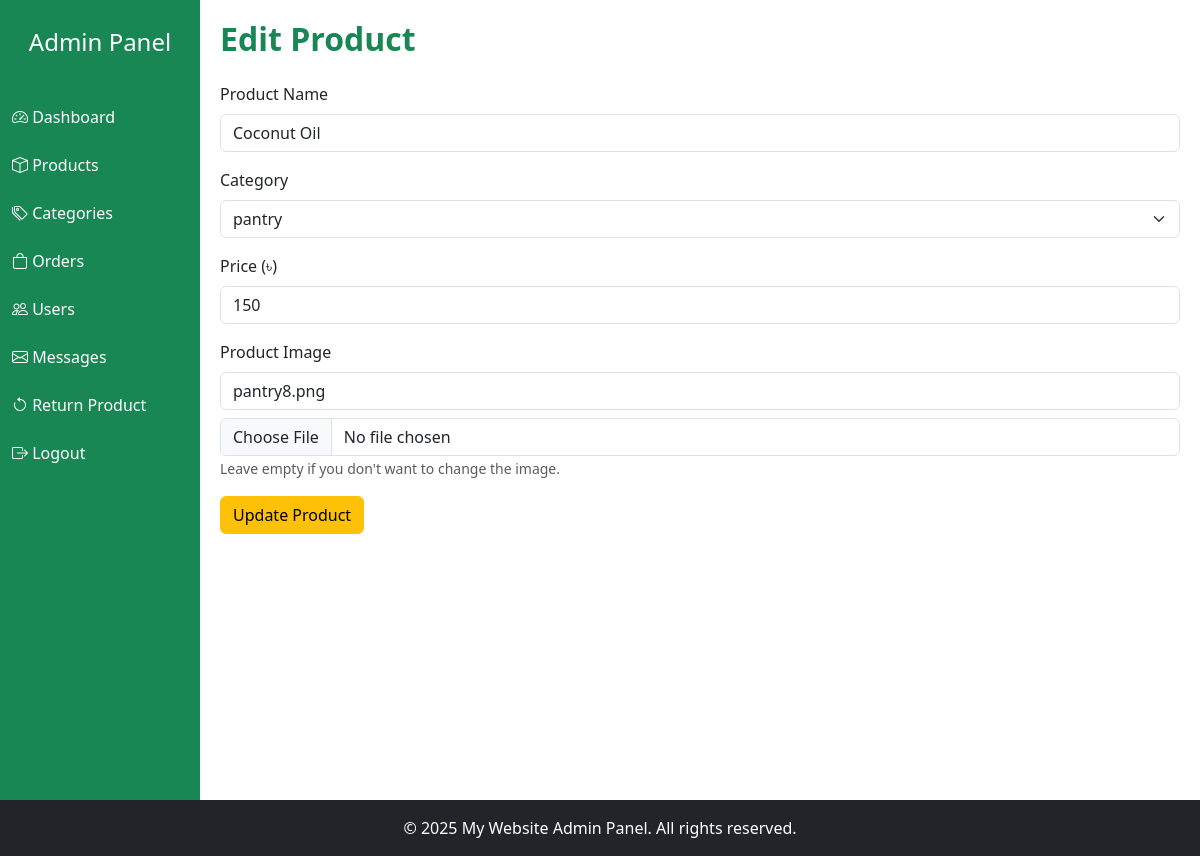
Page /admin/edit_product.php?id=65 on the committed database.
### tables this page shows
CREATE TABLE `products` (
  `id` int(100) NOT NULL,
  `name` varchar(100) NOT NULL,
  `category_id` int(20) DEFAULT NULL,
  `details` varchar(500) NOT NULL,
  `price` int(100) NOT NULL,
  `image` varchar(100) NOT NULL
);

CREATE TABLE `category` (
  `id` int(11) NOT NULL,
  `cat_title` text NOT NULL,
  `image` varchar(255) DEFAULT NULL
);

### admin/edit_product.php (the view, shortened to what this page needs)
<?php
include '../db_connect.php';
include 'includes/header.php';
$id = $_GET['id'];
$product = mysqli_fetch_assoc(mysqli_query($conn, "SELECT * FROM products WHERE id='$id'"));
$categories = mysqli_query($conn, "SELECT * FROM category");
?>
<h2 class="text-success fw-bold mb-4">Edit Product</h2>
<form method="POST" enctype="multipart/form-data">
  <div class="mb-3">
    <label class="form-label">Product Name</label>
    <input type="text" name="name" class="form-control" value="<?= htmlspecialchars($product['name']) ?>" required>
  </div>
  <div class="mb-3">
    <label class="form-label">Category</label>
    <select name="category_id" class="form-select" required>
      <?php while($cat = mysqli_fetch_assoc($categories)): ?>
        <option value="<?= $cat['id'] ?>" <?= $product['category_id']==$cat['id']?'selected':'' ?>>
          <?= htmlspecialchars($cat['cat_title']) ?>
        </option>
      <?php endwhile; ?>
    </select>
  </div>
  <div class="mb-3">
    <label class="form-label">Price (৳)</label>
    <input type="number" name="price" class="form-control" value="<?= $product['price'] ?>" required>
  </div>
  <div class="mb-3">
    <label class="form-label">Product Image</label>
    <input type="text" class="form-control mb-2" value="<?= $product['image'] ?>" readonly>
    <input type="file" name="image" class="form-control">
    <small class="text-muted">Leave empty if you don't want to change the image.</small>
  </div>
  <button type="submit" name="submit" class="btn btn-warning">Update Product</button>
</form>
<?php include 'includes/footer.php'; ?>

### admin/includes/header.php (style rules this page uses)
body { min-height: 100vh; display: flex; flex-direction: column; }

### rows in the picture
products: name "Coconut Oil", category_id "pantry", price "150", image "pantry8.png"
